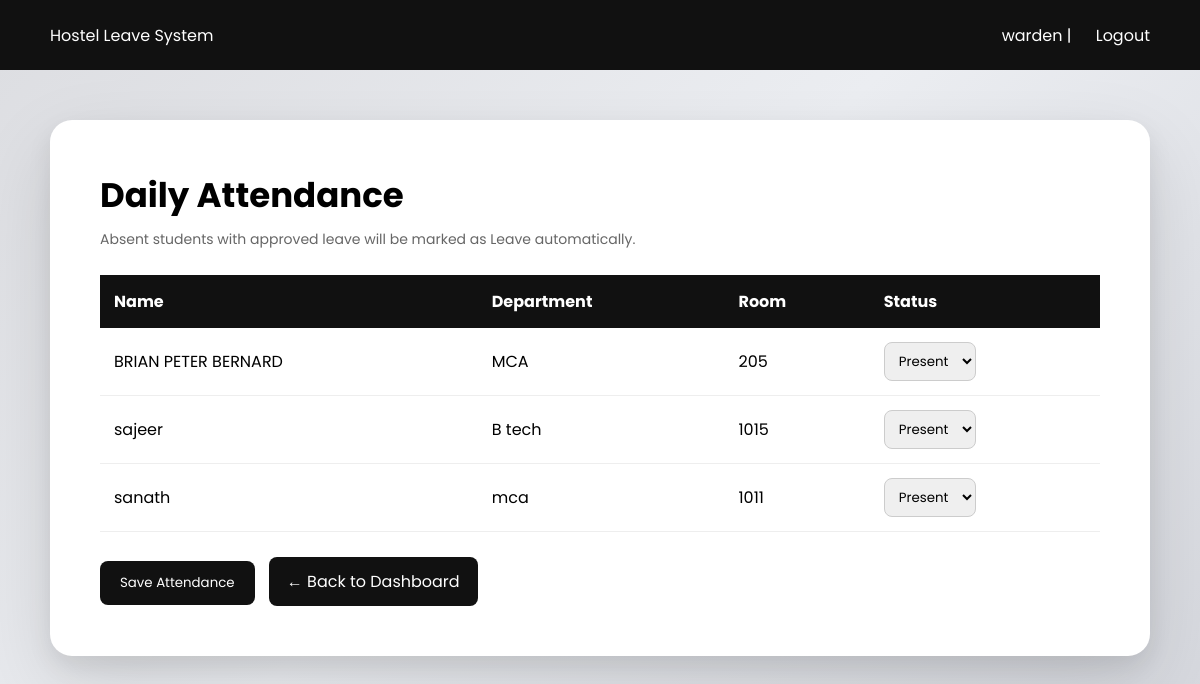
The app's page /warden/attendance.php (signed in) with its own data.
### tables this page shows
CREATE TABLE `student_profiles` (
  `id` int(11) NOT NULL,
  `user_id` int(11) NOT NULL,
  `register_number` varchar(50) DEFAULT NULL,
  `department` varchar(100) DEFAULT NULL,
  `year` int(11) DEFAULT NULL,
  `room_number` varchar(20) DEFAULT NULL,
  `phone` varchar(15) DEFAULT NULL
);

CREATE TABLE `users` (
  `id` int(11) NOT NULL,
  `role_id` int(11) NOT NULL,
  `name` varchar(100) NOT NULL,
  `username` varchar(50) NOT NULL,
  `password` varchar(255) NOT NULL,
  `email` varchar(100) DEFAULT NULL,
  `parent_email` varchar(100) DEFAULT NULL,
  `teacher_email` varchar(100) DEFAULT NULL,
  `created_at` timestamp NOT NULL DEFAULT current_timestamp()
);

### warden/attendance.php (the view, shortened to what this page needs)
<?php
include("../config/db.php");
$students = $conn->query("
SELECT users.id,
       users.name,
       student_profiles.department,
       student_profiles.room_number
FROM users
JOIN roles ON users.role_id = roles.id
LEFT JOIN student_profiles ON users.id = student_profiles.user_id
WHERE roles.role_name = 'student'
ORDER BY users.name ASC
");
?>
<!DOCTYPE html>
<html>
<head>
</head>
<body>
<div class="topbar">
<div>Hostel Leave System</div>
<div>
<?php echo $_SESSION["username"]; ?> |
<a href="../auth/logout.php">Logout</a>
</div>
</div>
<div class="container">
<h1>Daily Attendance</h1>
<div class="sub">Absent students with approved leave will be marked as Leave automatically.</div>
<form method="POST">
<table>
<tr>
<th>Name</th>
<th>Department</th>
<th>Room</th>
<th>Status</th>
</tr>
<?php while($row = $students->fetch_assoc()){ ?>
<tr>
<td><?php echo $row["name"]; ?></td>
<td><?php echo $row["department"]; ?></td>
<td><?php echo $row["room_number"]; ?></td>
<td>
<select name="status[<?php echo $row["id"]; ?>]">
<option value="Present">Present</option>
</select>
</td>
</tr>
<?php } ?>
</table>
<button type="submit" name="save_attendance">Save Attendance</button>
<a href="dashboard.php" class="back-btn">← Back to Dashboard</a>
</form>
</div>
</body>
</html>

### warden/attendance.php (style rules this page uses)
* { margin:0; padding:0; box-sizing:border-box; font-family:'Poppins',sans-serif; }
body { background:linear-gradient(135deg,#dcdde1,#eceef2,#d6d8de); padding:120px 50px 50px; }
.topbar { position:fixed; top:0; left:0; width:100%; height:70px; background:#111; color:#fff; display:flex; justify-content:space-between; align-items:center; padding:0 50px; z-index:1000; }
.topbar a { color:#fff; text-decoration:none; margin-left:20px; }
.container { max-width:1150px; margin:auto; background:#fff; padding:50px; border-radius:22px; box-shadow: 0 30px 80px rgba(0,0,0,0.12), 0 10px 25px rgba(0,0,0,0.08); }
h1 { font-size:34px; margin-bottom:8px; }
.sub { color:#666; margin-bottom:25px; font-size:14px; }
table { width:100%; border-collapse:collapse; margin-top:20px; }
th { background:#111; color:#fff; padding:14px; text-align:left; }
td { padding:14px; border-bottom:1px solid #eee; }
select { padding:8px 10px; border-radius:8px; border:1px solid #ccc; outline:none; }
button { margin-top:25px; padding:12px 20px; border:none; border-radius:8px; background:#111; color:#fff; cursor:pointer; }
.back-btn { display:inline-block; margin-top:25px; margin-left:10px; padding:12px 18px; background:#111; color:#fff; text-decoration:none; border-radius:8px; }

### records on screen
student_profiles: user.name "BRIAN PETER BERNARD", department "MCA", room_number "205", user "Present"
student_profiles: user.name "sajeer", department "B tech", room_number "1015", user "Present"
student_profiles: user.name "sanath", department "mca", room_number "1011", user "Present"

### other values on screen
$_SESSION["username"] "warden"
